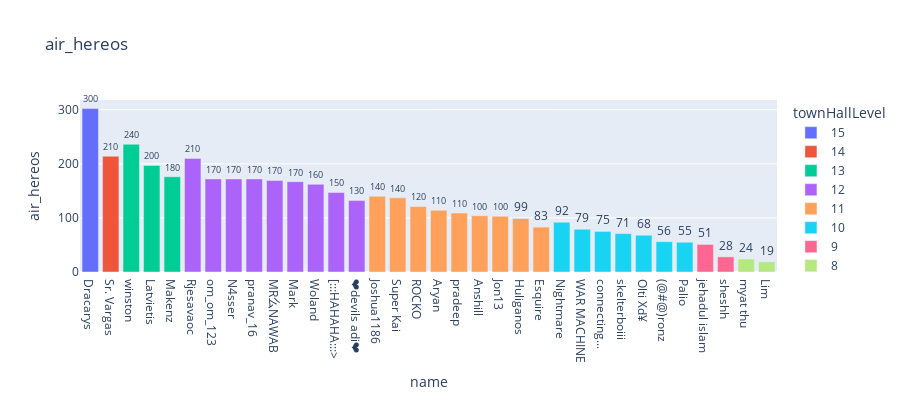

This figure's notebook cell:
### Code cell
troops_to_analyse = 'air_hereos'#'sum_hereos' # 'warStars'# #'sum_hereos'

fig = px.bar(df_players_2[df_players_2['townHallLevel']>=7].sort_values(['townHallLevel',troops_to_analyse],ascending=[False,False]), x='name',
             y=troops_to_analyse, hover_data=['trophies', 'warPreference'],
             color='townHallLevel',title = troops_to_analyse,
             text_auto='.2s',
             labels={'pop':'population of Canada'}, height=400)

fig.update_traces(textfont_size=12, textangle=0, textposition="outside", cliponaxis=False)
fig.show()

### Figure 1 — Plotly figure (JSON) as saved in the notebook; plotly's stock layout.template omitted (floating-point values rounded to 4 significant figures)
{"data": [{"alignmentgroup": "True", "cliponaxis": false, "customdata": [[4407, "in"]], "hovertemplate": "townHallLevel=15<br>name=%{x}<br>air_hereos=%{y}<br>trophies=%{customdata[0]}<br>warPreference=%{customdata[1]}<extra></extra>", "legendgroup": "15", "marker": {"color": "#636efa", "pattern": {"shape": ""}}, "name": "15", "offsetgroup": "15", "orientation": "v", "showlegend": true, "textangle": 0, "textfont": {"size": 12}, "textposition": "outside", "texttemplate": "%{y:.2s}", "type": "bar", "x": ["Dracarys"], "xaxis": "x", "y": [302], "yaxis": "y"}, {"alignmentgroup": "True", "cliponaxis": false, "customdata": [[3387, "in"]], "hovertemplate": "townHallLevel=14<br>name=%{x}<br>air_hereos=%{y}<br>trophies=%{customdata[0]}<br>warPreference=%{customdata[1]}<extra></extra>", "legendgroup": "14", "marker": {"color": "#EF553B", "pattern": {"shape": ""}}, "name": "14", "offsetgroup": "14", "orientation": "v", "showlegend": true, "textangle": 0, "textfont": {"size": 12}, "textposition": "outside", "texttemplate": "%{y:.2s}", "type": "bar", "x": ["Sr. Vargas"], "xaxis": "x", "y": [214], "yaxis": "y"}, {"alignmentgroup": "True", "cliponaxis": false, "customdata": [[2949, "in"], [3483, "in"], [3763, "in"]], "hovertemplate": "townHallLevel=13<br>name=%{x}<br>air_hereos=%{y}<br>trophies=%{customdata[0]}<br>warPreference=%{customdata[1]}<extra></extra>", "legendgroup": "13", "marker": {"color": "#00cc96", "pattern": {"shape": ""}}, "name": "13", "offsetgroup": "13", "orientation": "v", "showlegend": true, "textangle": 0, "textfont": {"size": 12}, "textposition": "outside", "texttemplate": "%{y:.2s}", "type": "bar", "x": ["winston", "Latvietis", "Makenz"], "xaxis": "x", "y": [236, 197, 176], "yaxis": "y"}, {"alignmentgroup": "True", "cliponaxis": false, "customdata": [[3177, "out"], [3388, "in"], [2434, "out"], [3807, "out"], [3305, "in"], [3109, "in"], [3268, "in"], [2136, "in"], [2425, "out"]], "hovertemplate": "townHallLevel=12<br>name=%{x}<br>air_hereos=%{y}<br>trophies=%{customdata[0]}<br>warPreference=%{customdata[1]}<extra></extra>", "legendgroup": "12", "marker": {"color": "#ab63fa", "pattern": {"shape": ""}}, "name": "12", "offsetgroup": "12", "orientation": "v", "showlegend": true, "textangle": 0, "textfont": {"size": 12}, "textposition": "outside", "texttemplate": "%{y:.2s}", "type": "bar", "x": ["Rjesavaoc", "om_om_123", "N4sser", "pranav_16", "MR么NAWAB", "Mark", "Woland", "[:::HAHAHA:::>", "❤devils adi❤"], "xaxis": "x", "y": [210, 172, 172, 172, 169, 167, 162, 147, 132], "yaxis": "y"}, {"alignmentgroup": "True", "cliponaxis": false, "customdata": [[2410, "in"], [2551, "in"], [1782, "in"], [2252, "in"], [1854, "in"], [1989, "in"], [2157, "out"], [2473, "in"], [1829, "in"]], "hovertemplate": "townHallLevel=11<br>name=%{x}<br>air_hereos=%{y}<br>trophies=%{customdata[0]}<br>warPreference=%{customdata[1]}<extra></extra>", "legendgroup": "11", "marker": {"color": "#FFA15A", "pattern": {"shape": ""}}, "name": "11", "offsetgroup": "11", "orientation": "v", "showlegend": true, "textangle": 0, "textfont": {"size": 12}, "textposition": "outside", "texttemplate": "%{y:.2s}", "type": "bar", "x": ["Joshua1186", "Super Kai", "ROCKO", "Aryan", "pradeep", "Anshill", "Jon13", "Huliganos", "Esquire"], "xaxis": "x", "y": [140, 137, 121, 114, 109, 104, 103, 99, 83], "yaxis": "y"}, {"alignmentgroup": "True", "cliponaxis": false, "customdata": [[1983, "in"], [1687, "in"], [1749, "out"], [1444, "in"], [1787, "in"], [1723, "in"], [964, "in"]], "hovertemplate": "townHallLevel=10<br>name=%{x}<br>air_hereos=%{y}<br>trophies=%{customdata[0]}<br>warPreference=%{customdata[1]}<extra></extra>", "legendgroup": "10", "marker": {"color": "#19d3f3", "pattern": {"shape": ""}}, "name": "10", "offsetgroup": "10", "orientation": "v", "showlegend": true, "textangle": 0, "textfont": {"size": 12}, "textposition": "outside", "texttemplate": "%{y:.2s}", "type": "bar", "x": ["Nightmare", "WAR MACHINE", "connecting...", "skelterboiii", "Olti Xd¥", "(@#@)ronz", "Palio"], "xaxis": "x", "y": [92, 79, 75, 71, 68, 56, 55], "yaxis": "y"}, {"alignmentgroup": "True", "cliponaxis": false, "customdata": [[2004, "in"], [1684, "in"]], "hovertemplate": "townHallLevel=9<br>name=%{x}<br>air_hereos=%{y}<br>trophies=%{customdata[0]}<br>warPreference=%{customdata[1]}<extra></extra>", "legendgroup": "9", "marker": {"color": "#FF6692", "pattern": {"shape": ""}}, "name": "9", "offsetgroup": "9", "orientation": "v", "showlegend": true, "textangle": 0, "textfont": {"size": 12}, "textposition": "outside", "texttemplate": "%{y:.2s}", "type": "bar", "x": ["jehadul islam", "sheshh"], "xaxis": "x", "y": [51, 28], "yaxis": "y"}, {"alignmentgroup": "True", "cliponaxis": false, "customdata": [[1591, "in"], [1832, "in"]], "hovertemplate": "townHallLevel=8<br>name=%{x}<br>air_hereos=%{y}<br>trophies=%{customdata[0]}<br>warPreference=%{customdata[1]}<extra></extra>", "legendgroup": "8", "marker": {"color": "#B6E880", "pattern": {"shape": ""}}, "name": "8", "offsetgroup": "8", "orientation": "v", "showlegend": true, "textangle": 0, "textfont": {"size": 12}, "textposition": "outside", "texttemplate": "%{y:.2s}", "type": "bar", "x": ["myat thu", "Lim"], "xaxis": "x", "y": [24, 19], "yaxis": "y"}], "layout": {"barmode": "relative", "height": 400, "legend": {"title": {"text": "townHallLevel"}, "tracegroupgap": 0}, "title": {"text": "air_hereos"}, "xaxis": {"anchor": "y", "domain": [0, 1], "title": {"text": "name"}}, "yaxis": {"anchor": "x", "domain": [0, 1], "title": {"text": "air_hereos"}}}}
